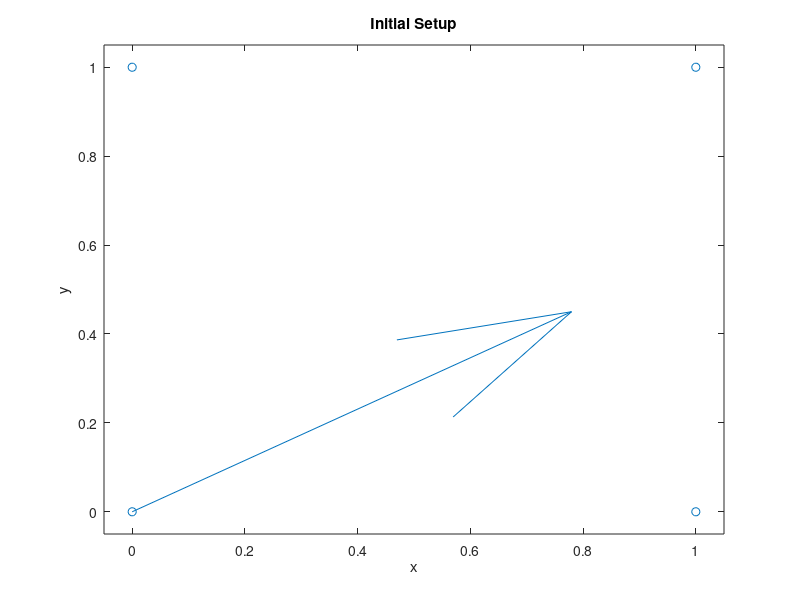
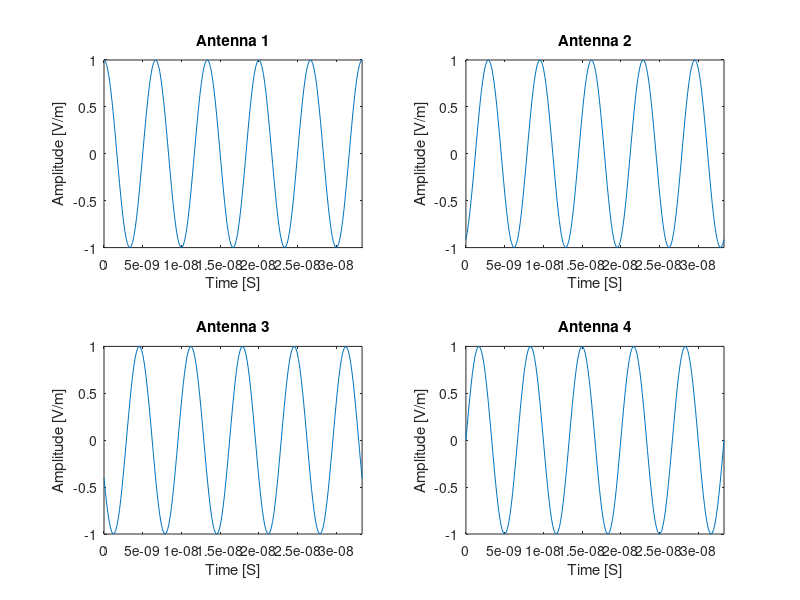

Write the MATLAB code that produced these figures, in order.
%% Simple Model of Antenna Array
% The purpose of this script is to create a model of the signals that we 
% might receive from the radio location collars. We assume that, since the
% antennas are far enough away from the source, we see the incoming waves
% as plane waves. We also will only work in two dimensions, which is as if
% the waves and the antennas are on the same plane.
%
% Hopefully from this we can build a fake set of signals that allow us to
% understand how to interpret phase changes to find the direction of the
% wave propagation.

%Author: Alex Gabourie

%% Initialize Workspace
clear;
close all;
clc;

runVideo = 0;

%% Input Parameters
%Frequency
f = 150e6; %[hz]

%E-field magnitude
E_o = 1; %[V/m] Not used as of now

%Vacuum permittivity 
epsilon_o = 8.8541878176e-12; %[F/m]
epsilon_rel = 1;

%permeability
mu_o = (4*pi)*10^(-7); %[H/m]
mu_rel = 1;
%recall that [F/m]*[H/m] = s^2/m^2 = 1/c

%The four antennas will be placed in a square grid like:
%  4    3
%
%  1    2
%
% The separation constant (like lattice constant) is 
a = 1; %[m]

%From this the positions of the antennas can be determined
r1 = [0, 0];
r2 = [a, 0];
r3 = [a, a];
r4 = [0, a];

%For plotting
r_all = [r1;r2;r3;r4];

%Propagation direction (theta = 0 => dirction is from antenna 1 to 2 and 
%   increasing theta moves counter-clockwise)
theta = 2*pi*30/360; %[radians]

%% Calculations

%angular frequency based off frequency
omega = 2*pi*f;

%permitivity & permeability (same units)
eps = epsilon_o*epsilon_rel;
mu = mu_o*mu_rel;

%propagation constant
beta = omega*sqrt(mu*eps); %[m^-1]

%Propagation direction vector
k = [1,0];
rot = [cos(theta),-sin(theta);sin(theta),cos(theta)];
k = (rot*k')';

%prop constant dotted with r as in time-harmonic exponential. We are only
% looking at a few positions, so these can be pre-calculated
bkr = beta*[dot(k,r1);
            dot(k,r2);
            dot(k,r3);
            dot(k,r4)];

%want 5 periods of information collected
T = 1/f;
t = linspace(0,5*T, 200); %time vector based on frequency

%Electric field matrix initialized to num time steps & antennas
E = zeros(length(bkr),length(t));

for m=1:length(t)
    for n=1:length(bkr)
        E(n,m) = exp(1i*(omega*t(m)-bkr(n)));
    end
end


numPlots = length(bkr);
gridSize = numPlots;
if sqrt(numPlots)==floor(sqrt(numPlots))
    gridSize = sqrt(numPlots);
else
    gridSize = floor(sqrt(numPlots))+1;
end
    
    
figure;
quiver(0,0,k(1),k(2));
hold on;
scatter(r_all(:,1), r_all(:,2));
axis([-.05 1.05 -.05 1.05]);
title('Initial Setup');
xlabel('x');
ylabel('y');

figure;
for m=1:length(bkr)
    subplot(gridSize,gridSize,m);
    plot(t,real(E(m,:)));
    title(['Antenna ' num2str(m)]);
    xlabel('Time [S]');
    ylabel('Amplitude [V/m]');
    axis([0 t(end) -E_o E_o]);
end

% Save real part of E-field to use in another script. This way we can
% interpret the information independent of the set of data in this script.
save('Sample_Antenna_Input.mat', 'E', 'a', 'omega', 'r_all', 'k', 't', ...
        'beta');

%% Plotting the Entire Plane Wave (t = 0)
% This section will create a two dimensional grid and then use the
% information selected above to create a three dimensional plot of the EM
% wave

if(runVideo == 1)

    %x and y coordinates
    x = linspace(0,2*a,100);
    y = linspace(0,2*a,100);

    %new efield mesh to be calculated
    E2D = zeros(length(y), length(x));

    F(length(t)) = struct('cdata',[],'colormap',[]);
    h = figure;

    for p=1:length(t)
        for m=1:length(x)
            for n=1:length(y)
               xy = [x(m),y(n)];
               E2D(n,m) =  exp(1i*omega*t(p)-1i*beta*dot(k,xy));
            end 
        end

        surf(x,y,real(E2D))
        drawnow
        set(h,'Renderer','zbuffer') %workaround for bug. 
        F(p) = getframe(h);
    end

    writerObj = VideoWriter('PlaneWave.mp4', 'MPEG-4');
    open(writerObj);
    writeVideo(writerObj, F);
    close(writerObj);
end
